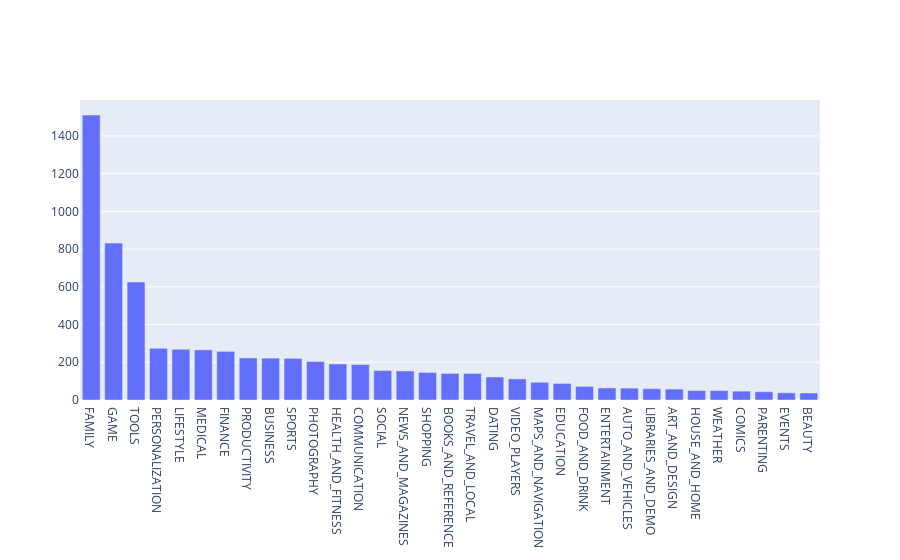

This figure's notebook cell:
### Markdown cell above
## 3. Exploring app categories
<p>With more than 1 billion active users in 190 countries around the world, Google Play continues to be an important distribution platform to build a global audience. For businesses to get their apps in front of users, it's important to make them more quickly and easily discoverable on Google Play. To improve the overall search experience, Google has introduced the concept of grouping apps into categories.</p>
<p>This brings us to the following questions:</p>
<ul>
<li>Which category has the highest share of (active) apps in the market? </li>
<li>Is any specific category dominating the market?</li>
<li>Which categories have the fewest number of apps?</li>
</ul>
<p>We will see that there are <code>33</code> unique app categories present in our dataset. <em>Family</em> and <em>Game</em> apps have the highest market prevalence. Interestingly, <em>Tools</em>, <em>Business</em> and <em>Medical</em> apps are also at the top.</p>

### Code cell
import plotly
plotly.offline.init_notebook_mode(connected=True)
import plotly.graph_objs as go

# Print the total number of unique categories
num_categories = len(apps['Category'].unique())
print('Number of categories = ', num_categories)

# Count the number of apps in each 'Category' and sort them in descending order
num_apps_in_category = apps['Category'].value_counts().sort_values(ascending = False)

num_apps_in_category_2 = apps.groupby(by='Category', sort='descending').count().reset_index() #another way to do it

data = [go.Bar(
        x = num_apps_in_category.index, # index = category name
        y = num_apps_in_category.values, # value = count
)]

plotly.offline.iplot(data)

### Figure 1 — Plotly figure (JSON) as saved in the notebook; plotly's stock layout.template omitted (floating-point values rounded to 4 significant figures)
{"data": [{"type": "bar", "x": ["FAMILY", "GAME", "TOOLS", "PERSONALIZATION", "LIFESTYLE", "MEDICAL", "FINANCE", "PRODUCTIVITY", "BUSINESS", "SPORTS", "PHOTOGRAPHY", "HEALTH_AND_FITNESS", "COMMUNICATION", "SOCIAL", "NEWS_AND_MAGAZINES", "SHOPPING", "BOOKS_AND_REFERENCE", "TRAVEL_AND_LOCAL", "DATING", "VIDEO_PLAYERS", "MAPS_AND_NAVIGATION", "EDUCATION", "FOOD_AND_DRINK", "ENTERTAINMENT", "AUTO_AND_VEHICLES", "LIBRARIES_AND_DEMO", "ART_AND_DESIGN", "HOUSE_AND_HOME", "WEATHER", "COMICS", "PARENTING", "EVENTS", "BEAUTY"], "y": [1511, 832, 625, 274, 269, 266, 258, 223, 222, 221, 204, 191, 188, 156, 154, 146, 141, 141, 122, 112, 94, 88, 72, 64, 63, 60, 58, 50, 50, 47, 44, 38, 37]}], "layout": {}}
